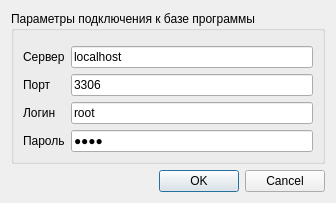
<?xml version="1.0" encoding="UTF-8"?>
<ui version="4.0">
 <class>Dialog</class>
 <widget class="QDialog" name="Dialog">
  <property name="windowModality">
   <enum>Qt::ApplicationModal</enum>
  </property>
  <property name="geometry">
   <rect>
    <x>0</x>
    <y>0</y>
    <width>336</width>
    <height>192</height>
   </rect>
  </property>
  <property name="windowTitle">
   <string>Database settings</string>
  </property>
  <property name="autoFillBackground">
   <bool>false</bool>
  </property>
  <property name="modal">
   <bool>true</bool>
  </property>
  <layout class="QVBoxLayout" name="verticalLayout">
   <item>
    <widget class="QGroupBox" name="groupBox">
     <property name="title">
      <string>Параметры подключения к базе программы</string>
     </property>
     <layout class="QFormLayout" name="formLayout_2">
      <property name="fieldGrowthPolicy">
       <enum>QFormLayout::AllNonFixedFieldsGrow</enum>
      </property>
      <item row="0" column="0">
       <layout class="QFormLayout" name="formLayout"/>
      </item>
      <item row="1" column="0">
       <widget class="QLabel" name="label">
        <property name="text">
         <string>Сервер</string>
        </property>
       </widget>
      </item>
      <item row="1" column="1">
       <widget class="QLineEdit" name="txtServer">
        <property name="text">
         <string>localhost</string>
        </property>
       </widget>
      </item>
      <item row="2" column="0">
       <widget class="QLabel" name="label_2">
        <property name="text">
         <string>Порт</string>
        </property>
       </widget>
      </item>
      <item row="3" column="0">
       <widget class="QLabel" name="label_3">
        <property name="text">
         <string>Логин</string>
        </property>
       </widget>
      </item>
      <item row="4" column="0">
       <widget class="QLabel" name="label_4">
        <property name="text">
         <string>Пароль</string>
        </property>
       </widget>
      </item>
      <item row="2" column="1">
       <widget class="QLineEdit" name="txtPort">
        <property name="text">
         <string>3306</string>
        </property>
       </widget>
      </item>
      <item row="4" column="1">
       <widget class="QLineEdit" name="txtPassword">
        <property name="text">
         <string>root</string>
        </property>
        <property name="echoMode">
         <enum>QLineEdit::PasswordEchoOnEdit</enum>
        </property>
       </widget>
      </item>
      <item row="3" column="1">
       <widget class="QLineEdit" name="txtLogin">
        <property name="text">
         <string>root</string>
        </property>
       </widget>
      </item>
     </layout>
    </widget>
   </item>
   <item>
    <widget class="QDialogButtonBox" name="buttonBox">
     <property name="orientation">
      <enum>Qt::Horizontal</enum>
     </property>
     <property name="standardButtons">
      <set>QDialogButtonBox::Cancel|QDialogButtonBox::Ok</set>
     </property>
    </widget>
   </item>
  </layout>
 </widget>
 <resources/>
 <connections>
  <connection>
   <sender>buttonBox</sender>
   <signal>accepted()</signal>
   <receiver>Dialog</receiver>
   <slot>accept()</slot>
   <hints>
    <hint type="sourcelabel">
     <x>248</x>
     <y>254</y>
    </hint>
    <hint type="destinationlabel">
     <x>157</x>
     <y>274</y>
    </hint>
   </hints>
  </connection>
  <connection>
   <sender>buttonBox</sender>
   <signal>rejected()</signal>
   <receiver>Dialog</receiver>
   <slot>reject()</slot>
   <hints>
    <hint type="sourcelabel">
     <x>316</x>
     <y>260</y>
    </hint>
    <hint type="destinationlabel">
     <x>286</x>
     <y>274</y>
    </hint>
   </hints>
  </connection>
 </connections>
</ui>
